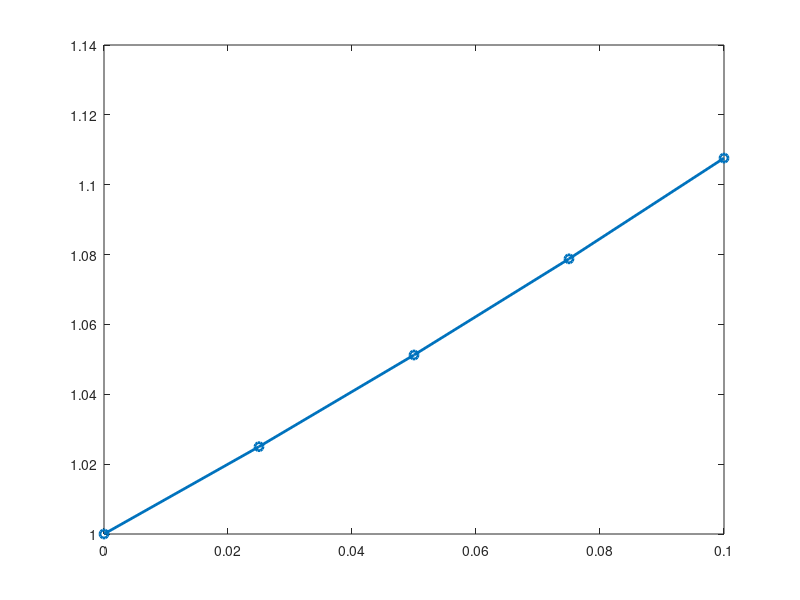

The MATLAB source for this figure: (Note: this script raises an error after producing the figure.)
clear all; clc;

f = @(x, y) x+y;
y0 = 1;
x0 = 0;
dx = 0.025;
x_target = 0.1;
n = (x_target - x0)/dx;

X = zeros(n+1, 1);
Y = zeros(n+1, 1);

X(1) = x0;
Y(1) = y0;

for i = 1:n
    xi = X(i);
    yi = Y(i);

    phi = f(xi, yi);

    Y(i+1) = yi + phi *dx;
    X(i+1) = xi + dx;
end

fprintf("--------------------------\n")
fprintf("Iterasi\t x\t\t y (euler)\n")
fprintf("--------------------------\n")
for i = 1:length(X)
    fprintf("%d\t\t %.3f\t %.5f\n", i-1, X(i), Y(i));
end
fprintf("--------------------------\n")

fprintf("Hasil dari metode euler adalah: %.5f\n", Y(end));

figure;
plot(X, Y, '-o', 'LineWidth', 2, 'MarkerSize', 6);
title(["Grafik Metode Euler dx/dy = x + y"], ["Feby Syarief A-0087-Ose C"]);
xlabel("delta x");
ylabel("yi + 1");
grid on;
